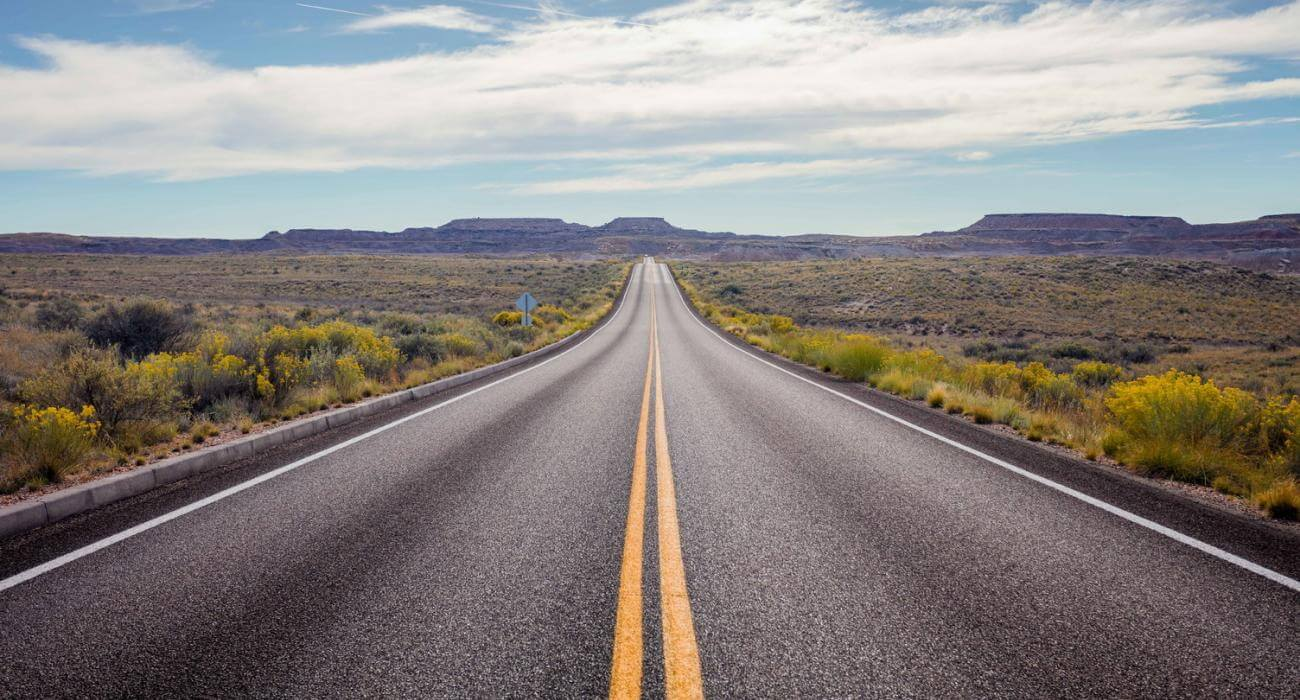
#> input picture laneDetection_via_houghTransform/img.jpg, 1300 x 700 px
$ python houghTransform.py
#> lines starting #> are read from the running program, lines starting #| are printed output that depends on the picture; after the words box and inside, x2 and y2 are one past the last pixel; in counts of white or black regions, pixels touching at a corner belong together
import numpy as np
import cv2
import math

def roi(img):
    height, width = img.shape
    mask = np.zeros_like(img)

    polygon = np.array([[
        (0, height * 2 / 5),
        (width, height * 2 / 5),
        (width, height),
        (0, height),
    ]], np.int32)

    cv2.fillPoly(mask, polygon, 255)
    masked = cv2.bitwise_and(img, mask)

    return masked

def process_img(original_img):
    # processed_img = cv2.cvtColor(original_img, cv2.COLOR_BGR2GRAY)
    processed_img = cv2.inRange(original_img, (190,190,190), (255,255,255))
    # cv2.imshow('binary image', processed_img)
    processed_img = cv2.Canny(processed_img, threshold1=100, threshold2=200)
    # cv2.imshow('edge image', processed_img)
    processed_img = roi(processed_img)
    cv2.imshow('processed image', processed_img)

    return processed_img

def lineDetect_via_loop(img):
    img = cv2.resize(img, (600,320))
    Edge = process_img(img)

    h, w = np.shape(Edge)
    phu = int(math.sqrt(h**2 + w**2))
    H = np.zeros((360, phu), dtype=int)

    for yi in range(0, h):
        for xi in range(0, w):
            if Edge[yi, xi] > 0:
                for theta_D in range(0, 360):
                    theta = math.radians(theta_D)
                    r = int(xi * math.cos(theta) + yi * math.sin(theta))
                    H[theta_D, r] += 1

    print(H)

    eps = 1e-9
    threshold = 120
    h1, w1 = np.shape(H)
    for y in range(0, h1):
        for x in range(0, w1):
            if H[y, x] > threshold:
                theta_y = math.radians(y)

                a = -(math.cos(theta_y) / (math.sin(theta_y) + eps))
                b = x/(math.sin(theta_y) + eps)
                for x1 in range(0, w):
                    y1 = int(a * x1 + b)
                    if y1 < img.shape[0] and y1 > -1:
                        img[y1, x1] = [255,0,0]

    return img

def lineDetect_via_houghLinesP(img):
    processed_img = process_img(img)

    lines = cv2.HoughLinesP(processed_img,1, np.pi/180, 100, minLineLength=10, maxLineGap=50)
    if lines is not None:
        for line in lines:
            x1, y1, x2, y2 = line[0]
            cv2.line(img, (x1, y1), (x2, y2), [255, 0, 0], 3)

    return img

if __name__ == '__main__':
    img = cv2.imread('img.jpg')
#> img is the input picture: shape (700, 1300, 3); mean B, G, R 130, 132.3, 137.7

    print('1. Line detection with loop.')
    print('2. Line detection with HoughLinesP.')
    print('Which one do you want to apply?')
    try:
        choice = int(input('Your choice: '))
#> the answer given: 1
        if choice == 1:
            res_img = lineDetect_via_loop(img)
#> in process_img, `processed_img = cv2.inRange(original_img, (190,190,190), (255,255,255))`:
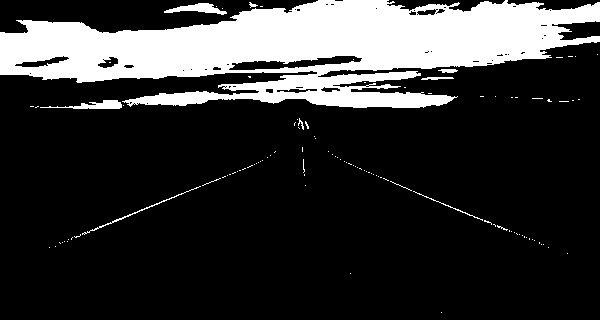
#> processed_img: shape (320, 600); 20.2% white; 113 white regions (102 under 20 px), largest, box (x1, y1, x2, y2) and area: (0, 0, 600, 108) 37314, (164, 3, 227, 15) 361, (40, 100, 122, 109) 346
#> in process_img, `processed_img = cv2.Canny(processed_img, threshold1=100, threshold2=200)`:
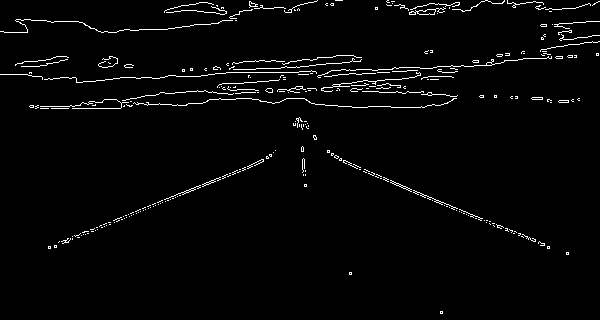
#> processed_img: shape (320, 600); 2.5% white in thin lines or dots
#> in roi, `cv2.fillPoly(mask, polygon, 255)`:
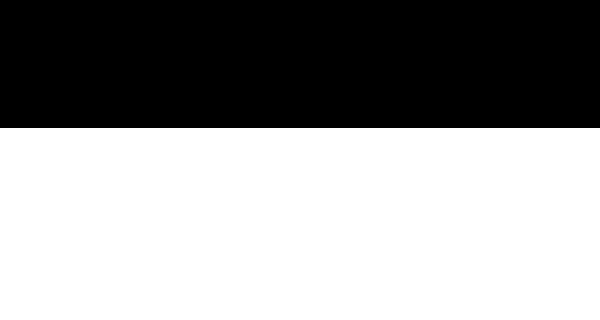
#> mask: shape (320, 600); 60% white; 1 black region, box (x1, y1, x2, y2) and area: (0, 0, 600, 128) 76800
#> in roi, `masked = cv2.bitwise_and(img, mask)`:
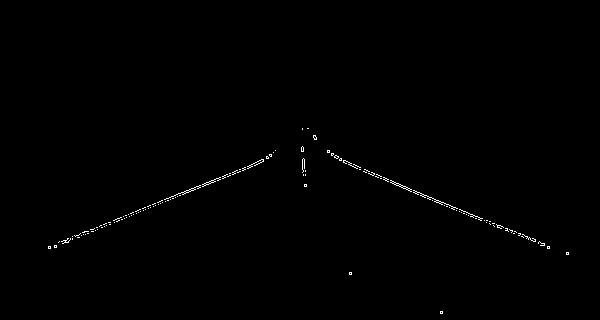
#> masked: shape (320, 600); 0.43% white in thin lines or dots, all inside (x1, y1, x2, y2) = (48, 128, 569, 314)
#> (printed output is left out)
#> after the loop in lineDetect_via_loop, `for y in range(0, h1):`:
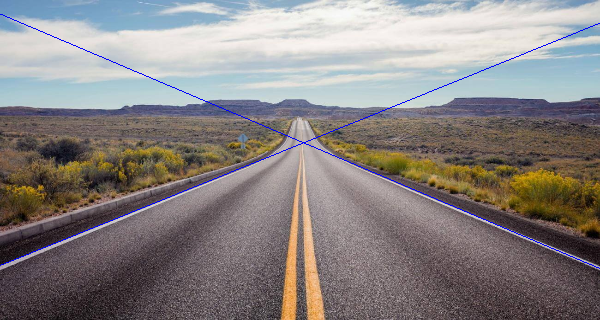
#> img: shape (320, 600, 3); mean of channels 0, 1, 2 130.5, 131.2, 136.6; drawn as B, G, R

            cv2.imshow('Result image', res_img)
            cv2.imwrite('resImg_via_loop.jpg', res_img)
            cv2.waitKey(0)
        elif choice == 2:
            res_img = lineDetect_via_houghLinesP(img)

            cv2.imshow('Result image', res_img)
            cv2.imwrite('resImg_via_houghLinesP.jpg', res_img)
            cv2.waitKey(0)
    except:
        print('Do nothing!')

    cv2.destroyAllWindows()
